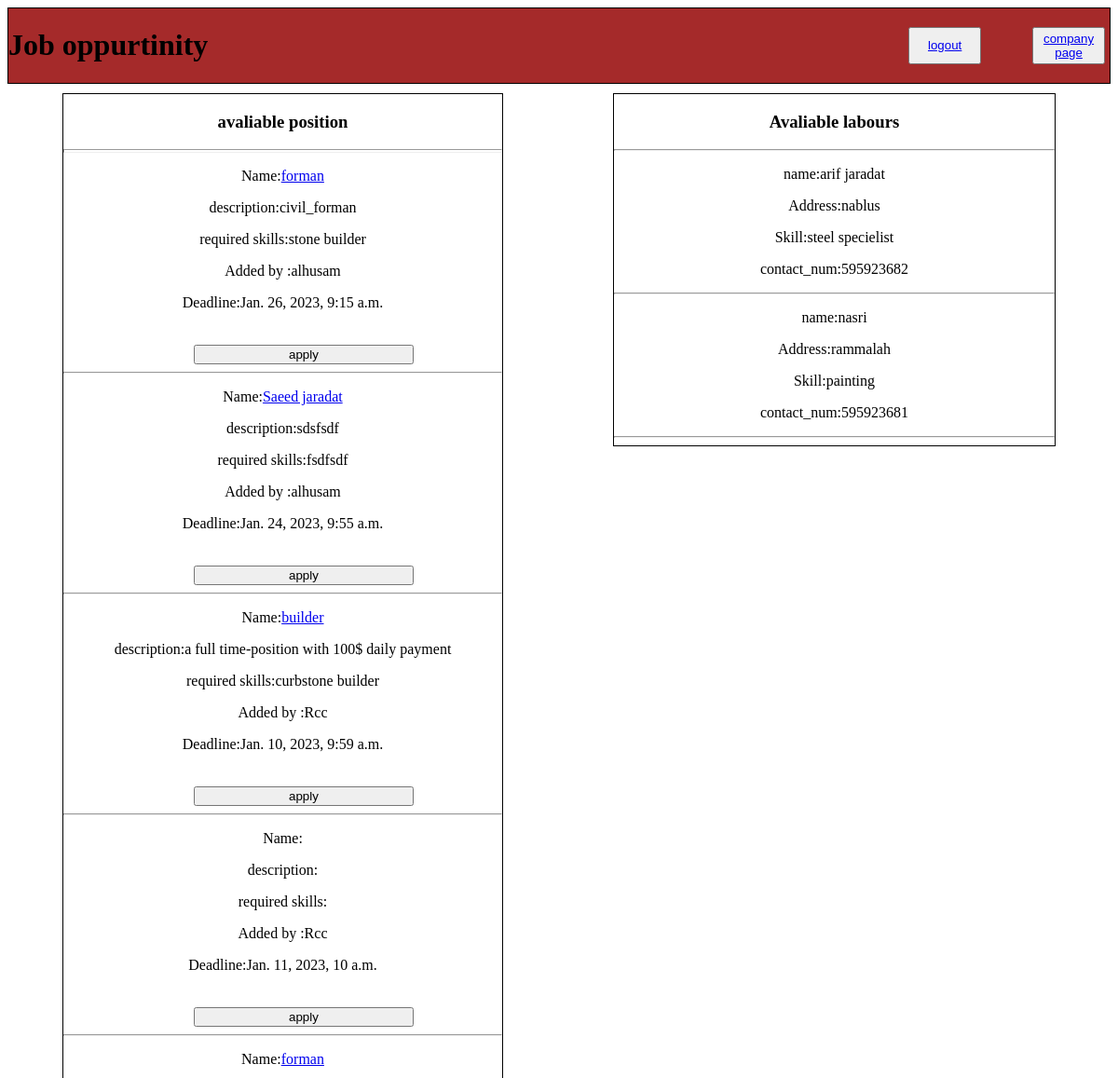
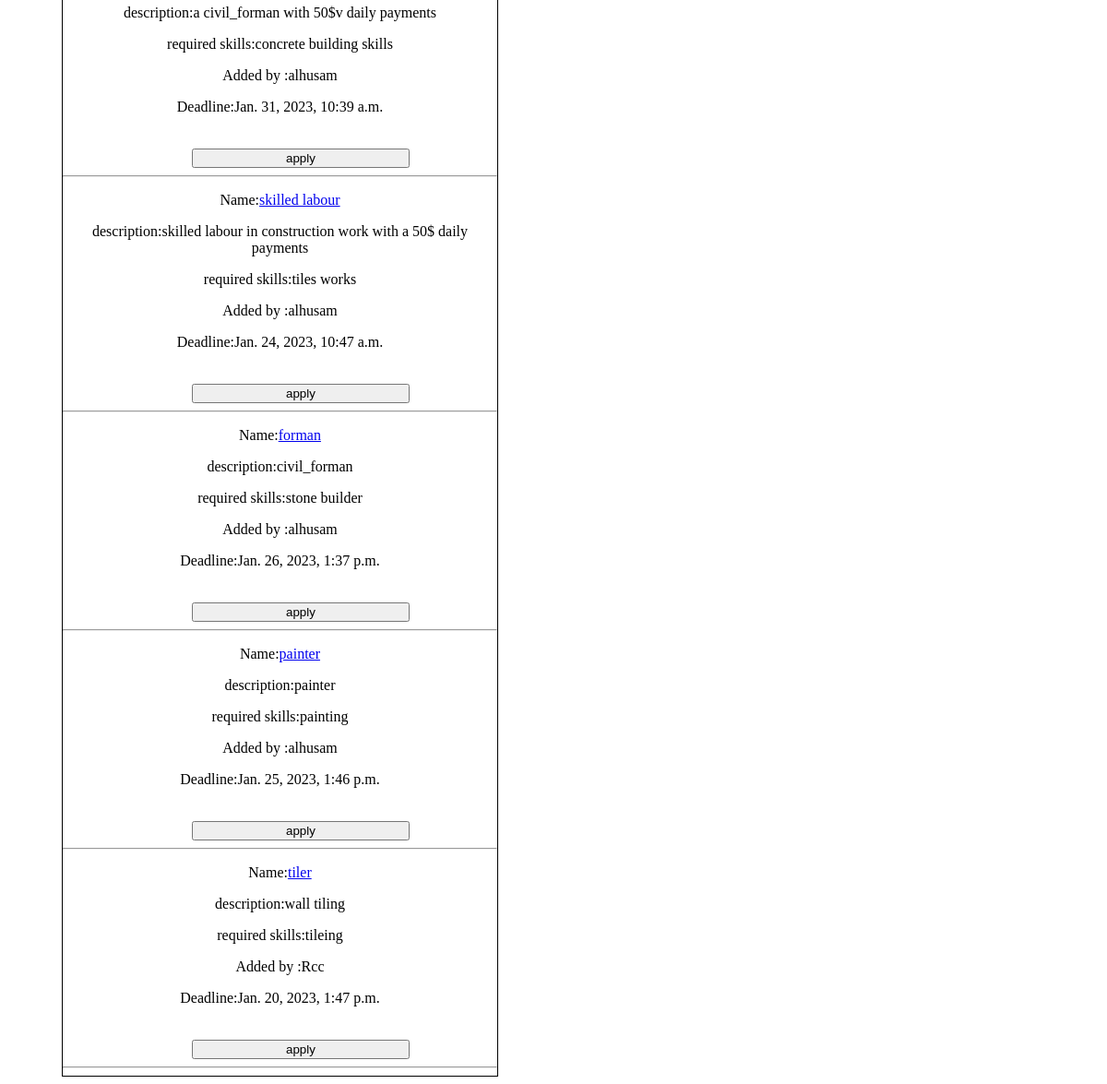
Page /jobboard on the committed database (2 pictures, top to bottom).
### App1/models.py (models this page shows)
class position(models.Model):
    Name=models.CharField(max_length=255)
    descriptions=models.CharField(max_length=255)
    required_skills=models.CharField(max_length=255)
    deadline=models.DateTimeField(auto_now=False,blank=True)
    labours=models.ManyToManyField(labour,related_name='positions')
    companies=models.ForeignKey(company,related_name='positions',on_delete=models.DO_NOTHING)

class company(models.Model):
    Name=models.CharField(max_length=255)
    email=models.CharField(max_length=255)
    Address=models.CharField(max_length=255)
    password=models.CharField(max_length=255)
    cpassword=models.CharField(max_length=255)
    scope_of_work=models.CharField(max_length=255)
    objects = Usermanager()

class labour(models.Model):
    name=models.CharField(max_length=255)
    email=models.CharField(max_length=255)
    Address=models.CharField(max_length=255)
    contact_num=models.IntegerField()
    password=models.CharField(max_length=255)
    cpassword=models.CharField(max_length=255)
    skill=models.CharField(max_length=255)
    objects = Usermanager()

### App1/views.py (the view)
# urls.py: path('jobboard',views.jobboard),
def jobboard(request):
    context={
        'labours':models.get_labour_info(request),
        'positions':models.get_position_info(request),
    }
    return render (request,'jobboard.html',context)

### App1/models.py (called while the page is built)
def get_labour_info(request):
    return labour.objects.all()

def get_position_info(request):
    return position.objects.all()

### App1/templates/jobboard.html (shortened to what this page needs)
<!DOCTYPE html>
<html lang="en">
<head>
</head>
<body>
    <div class="container">
        <div class="header">
            <h1>Job oppurtinity</h1>
            <div class="links">
                <button class="btn" type="button">
                <a href="/">logout </a>
                </button>
                <button class="btn" type="button">
                    <a href="/companypage">company page </a>
                </button>
            </div>
        </div>
        <div class="main_container">
            <div class="main">
                <div class="position">
                    <h3>avaliable position
                    </h3>
                    <hr class="no1">
                    {%for position in positions%}
                    <div class="pos">
                        <p>Name:<a href="/view/{{position.id}}">{{position.Name}}</a></p>
                        <p>description:{{position.descriptions}}</p>
                        <p>required skills:{{position.required_skills}}</p>
                        <p>Added by :{{position.companies.Name}}</p>
                        <p>Deadline:{{position.deadline}}</p>
                        <form action="/apply/{{position.id}}" method="post">
                            <button>apply</button>
                        </form>
                        <hr>
                    </div>
                    {%endfor%}
                </div>
            </div>
            <div class="side">
                <h3>Avaliable labours</h3>
                <hr>
                {%for labour in labours%}
                <div class="lab">
                <p>name:{{labour.name}}</p>
                <p>Address:{{labour.Address}}</p>
                <p>Skill:{{labour.skill}}</p>
                <p>contact_num:{{labour.contact_num}}</p>
                <hr>
                </div>
                {%endfor%}
            </div>
        </div>
    </div>
</body>
</html>

### App1/templates/jobboard.html (style rules this page uses)
.container { width: 100%; margin-left: auto; margin-right: auto; height:100%; }
.header { display: flex; justify-content:space-between; border: 1px solid black; background-color: brown; }
.links { display: flex; justify-content: space-between; }
button { margin-top: 20px; margin-right: 5px; margin-left: 50px; width: 50%; height: 10%; }
.position { border: 1px black solid; margin-top: 10px; height: 100%; }
.main { width:40%; height: 100%; }
h3 { text-align: center; }
.main_container { width: 100%; display: flex; justify-content: space-around; height: 100%; }
.side { border: 1px black solid; margin-top: 10px; height: 100%; width: 40%; align-self: flex-start; }
.pos { text-align: center; }
.no1 { height: 2px; color: black; }
.lab { text-align: center; }
.btn { height: 50%; width:80% }

### rows in the picture
position: Name "forman", descriptions "civil_forman", required_skills "stone builder", companies.Name "alhusam", deadline "Jan. 26, 2023, 9:15 a.m."
position: Name "Saeed jaradat", descriptions "sdsfsdf", required_skills "fsdfsdf", companies.Name "alhusam", deadline "Jan. 24, 2023, 9:55 a.m."
position: Name "builder", descriptions "a full time-position with 100$ daily payment", required_skills "curbstone builder", companies.Name "Rcc", deadline "Jan. 10, 2023, 9:59 a.m."
position: companies.Name "Rcc", deadline "Jan. 11, 2023, 10 a.m."
position: Name "forman", descriptions "a civil_forman with 50$v daily payments", required_skills "concrete building skills", companies.Name "alhusam", deadline "Jan. 31, 2023, 10:39 a.m."
position: Name "skilled labour", descriptions "skilled labour in construction work with a 50$ daily payments", required_skills "tiles works", companies.Name "alhusam", deadline "Jan. 24, 2023, 10:47 a.m."
position: Name "forman", descriptions "civil_forman", required_skills "stone builder", companies.Name "alhusam", deadline "Jan. 26, 2023, 1:37 p.m."
position: Name "painter", descriptions "painter", required_skills "painting", companies.Name "alhusam", deadline "Jan. 25, 2023, 1:46 p.m."
position: Name "tiler", descriptions "wall tiling", required_skills "tileing", companies.Name "Rcc", deadline "Jan. 20, 2023, 1:47 p.m."
labour: name "arif jaradat", Address "nablus", skill "steel specielist", contact_num "595923682"
labour: name "nasri", Address "rammalah", skill "painting", contact_num "595923681"
